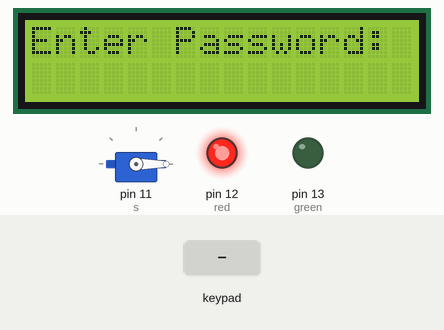
Bench run of a sketch on a simulated Arduino Uno, built with avr-gcc and run on an emulated ATmega328P. Parts: servo, 16×2 character LCD, output pins drawn as LEDs (lit = HIGH). Inputs (shaded band) come from the test bench.

Above: at 4.2 s.
4.3 s: keypad keys 1 2 3 4 A pressed 0.4 s apart
At 6.2 s:
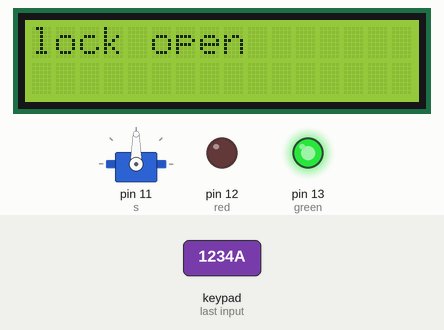
9.3 s: key 'B' pressed
At 9.9 s:
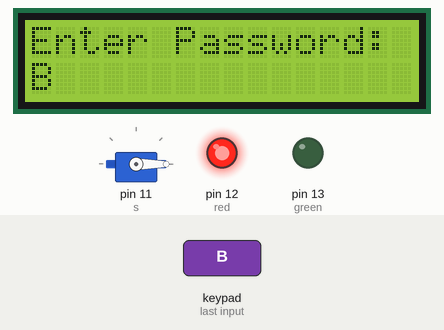
10.8 s: key 'C' pressed
At 11.3 s:
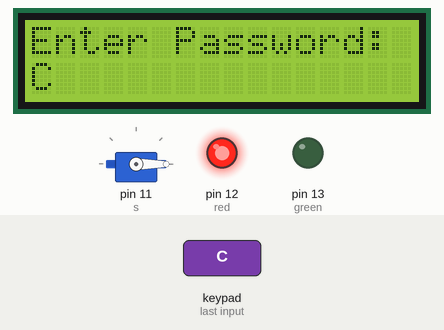
12.3 s: keypad keys 1 2 3 4 D pressed 0.4 s apart
At 12.56 s:
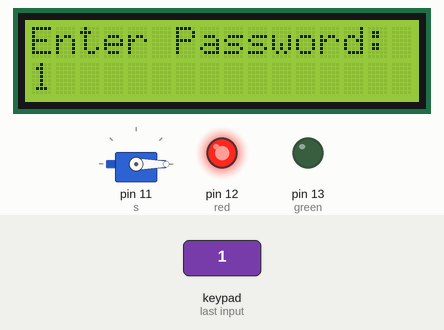
17.3 s: key '1' pressed
Timing chart, 0 to 19.8 s (numbered marks = the images above; inputs shaded):
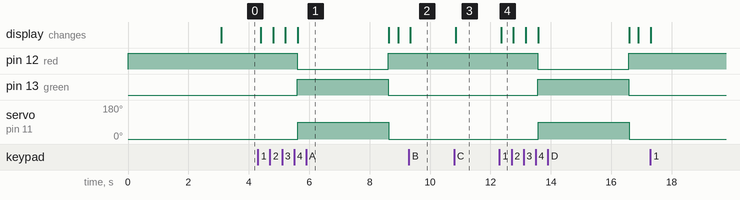

The sketch:

aug2_ard_lcd_servo_keypad_lock.ino
```cpp
#include<Keypad.h>
#include<Servo.h>
#include <LiquidCrystal_I2C.h>
LiquidCrystal_I2C lcd(0x27,16,2);

Servo s;
char pass[] = "1234";
int position =0;
const byte rows=4;
const byte cols=4;
char keys [rows][cols]={
  {'1','2','3','A'},
  {'4','5','6','B'},
  {'7','8','9','C'},
  {'*','0','#','D'},
};

byte rowpins[rows]= {10,9,8,7};
byte colpins[cols]= {6,5,4,3};

Keypad keypad = Keypad(makeKeymap(keys),rowpins,colpins,rows,cols);

int green=13;
int red=12;

void setup () {
  pinMode (red,OUTPUT);
  pinMode (green,OUTPUT);

  s.attach(11);
  lockedposition(true);
  lcd.init();
  lcd.backlight ();

  startinterface();
}

void loop () {
  char key=keypad.getKey();

  if(key){
  lcd.setCursor (position,1);
    lcd.print(key);
  if(key=='*' || key=='#'){
    position=0;
    lockedposition(true);
  }
  else if (key ==pass[position]){
    position++;
  }
  else {
    position=0;
  }
  if(position==4){
    lockedposition(false);
    position=0;
  }
}
delay(100);
}

void lockedposition(int locked){
  if (locked) {
    digitalWrite(red,1);
    digitalWrite(green,0);
    s.write(0);
    startinterface();
  }
  else {
    digitalWrite(red,0);
    digitalWrite(green,1);
    s.write(90);
    lcd.clear();
    lcd.setCursor(0,0);
    lcd.print("lock open");
  }
  delay(3000);
  digitalWrite(red,1);
    digitalWrite(green,0);
    s.write(0);
    startinterface();
}

void startinterface(){
  lcd.clear();
  lcd.setCursor(0, 0);
  lcd.print("Enter Password:");
}
```

Measured:
- after the input at 4.3 s, pin 12 (red): HIGH → LOW after 1.3 s, → HIGH 3.0 s later; pin 13 (green): LOW → HIGH after 1.3 s, → LOW 3.0 s later; servo on pin 11 (s): 0° → 90° after 1.3 s, → 0° 3.0 s later; the display: first changes after 0.10 s (image 1 shows a later state)
- after the input at 9.3 s, the display: changes at once (image 2)
- after the input at 10.8 s, the display: changes after 0.05 s (image 3)
- after the input at 12.3 s, pin 12 (red): HIGH → LOW after 1.3 s, → HIGH 3.0 s later; pin 13 (green): LOW → HIGH after 1.3 s, → LOW 3.0 s later; servo on pin 11 (s): 0° → 90° after 1.3 s, → 0° 3.0 s later; the display: changes after 0.06 s (image 4)
